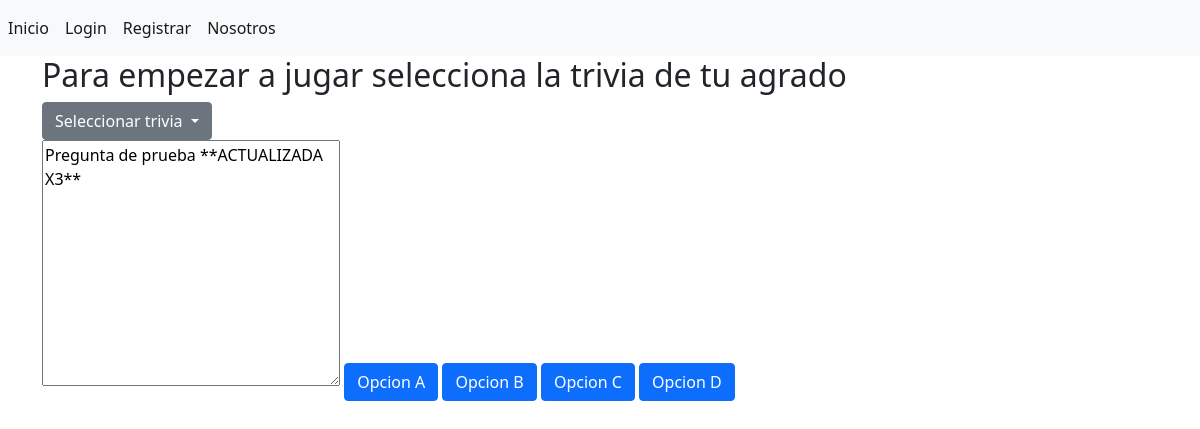
Page /jugar on the earlier database version.
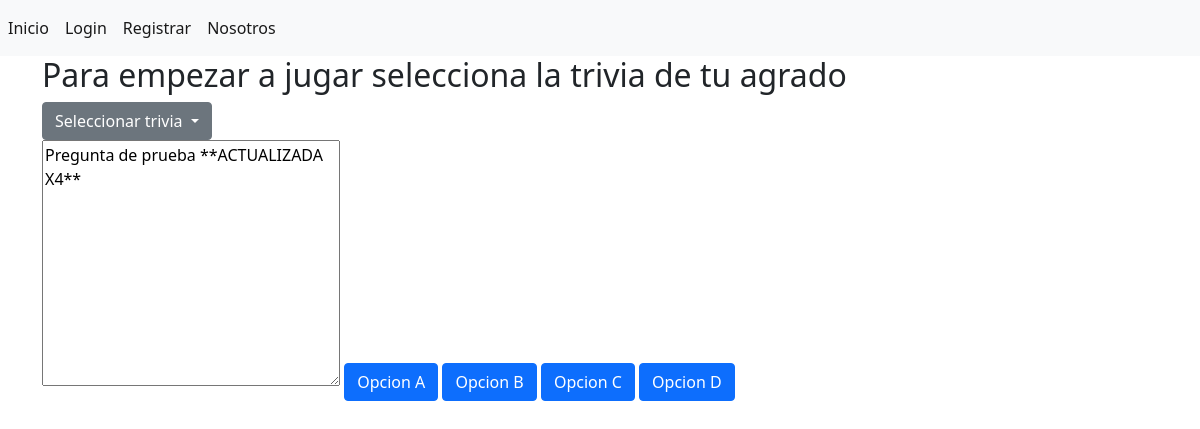
Same page on the later database version.
### TGApp/models.py (models this page shows, shortened)
class Pregunta(models.Model):
    autor = models.ForeignKey(User, on_delete=models.CASCADE, null=True)
    trivia = models.ForeignKey(Trivia, on_delete=models.CASCADE, null=True)
    id = models.AutoField(primary_key=True)
    pregunta = models.TextField(verbose_name='Enunciado de la pregunta')
    opcionCorrecta = models.CharField(max_length=1000, verbose_name='Opcion correcta de la pregunta')
    opcion2 = models.CharField(max_length=1000, verbose_name='Opcion falsa de la pregunta')
    opcion3 = models.CharField(max_length=1000, verbose_name='Opcion falsa de la pregunta')
    opcion4 = models.CharField(max_length=1000, verbose_name='Opcion falsa de la pregunta',)

### TGApp/views.py (the view)
# urls.py: path('jugar', views.jugar, name='jugar'),
def jugar(request):
    context = {
        'trivias': Trivia.objects.all(),
        'preguntas': Pregunta.objects.all(),
    }
    return render(request, "jugar/jugar.html", context)

### TGApp/templates/jugar/jugar.html (shortened to what this page needs)
{% extends "base.html" %}
{% block contenido %}
<h2>
    Para empezar a jugar selecciona la trivia de tu agrado
</h2>
<div class="dropdown">
    <button class="btn btn-secondary dropdown-toggle" type="button" id="triggerId" data-bs-toggle="dropdown" aria-haspopup="true"
            aria-expanded="false">
                Seleccionar trivia
    </button>
</div>
{% for Pregunta in preguntas %}
    {% if Pregunta.id == 17 %}
        <textarea name="" id="" cols="30" rows="10">{{ Pregunta.pregunta }}</textarea>
        <a name="" id="" class="btn btn-primary" href="{% url 'correcto' %}" role="button">{{ Pregunta.opcionCorrecta }}</a>
        <a name="" id="" class="btn btn-primary" href="#" role="button">{{ Pregunta.opcion2 }}</a>
        <a name="" id="" class="btn btn-primary" href="#" role="button">{{ Pregunta.opcion3 }}</a>
        <a name="" id="" class="btn btn-primary" href="#" role="button">{{ Pregunta.opcion4 }}</a>
    {% endif %}
<br>
{% endfor %}
{% endblock %}

Differences in the rows shown:
changed Pregunta "Opcion A": pregunta "Pregunta de prueba **ACTUALIZADA X3**" → "Pregunta de prueba **ACTUALIZADA X4**"
